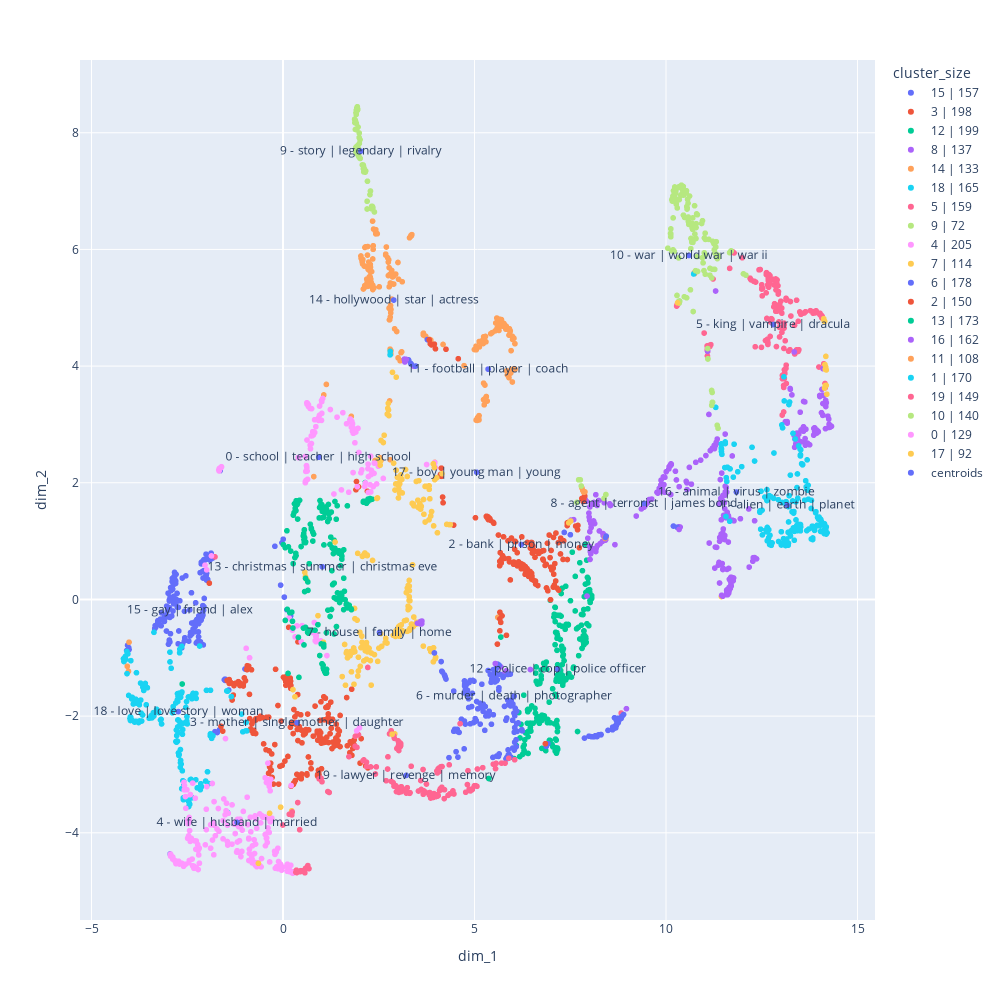

Notebook cell for this chart:
### Code cell
fig = model.visualize_clusters(search = None, width=1000, height=1000)
fig.show()
